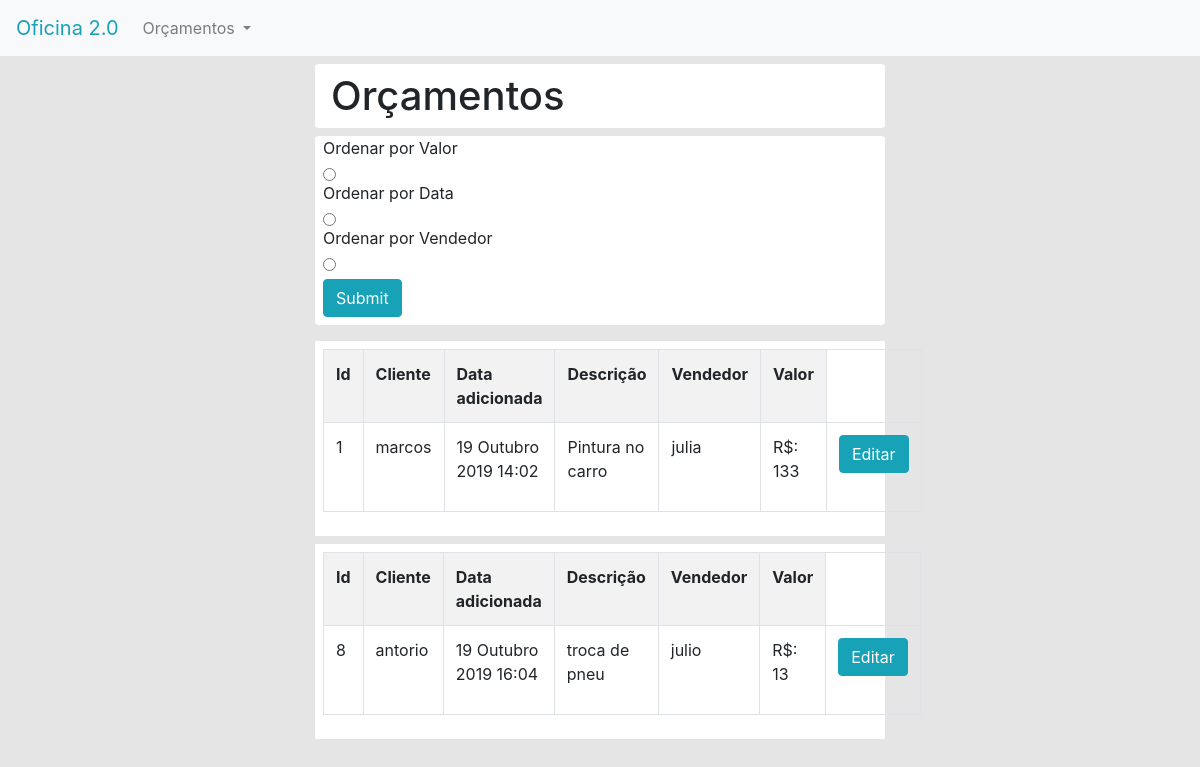
The app's page /orcamentos/, older data.
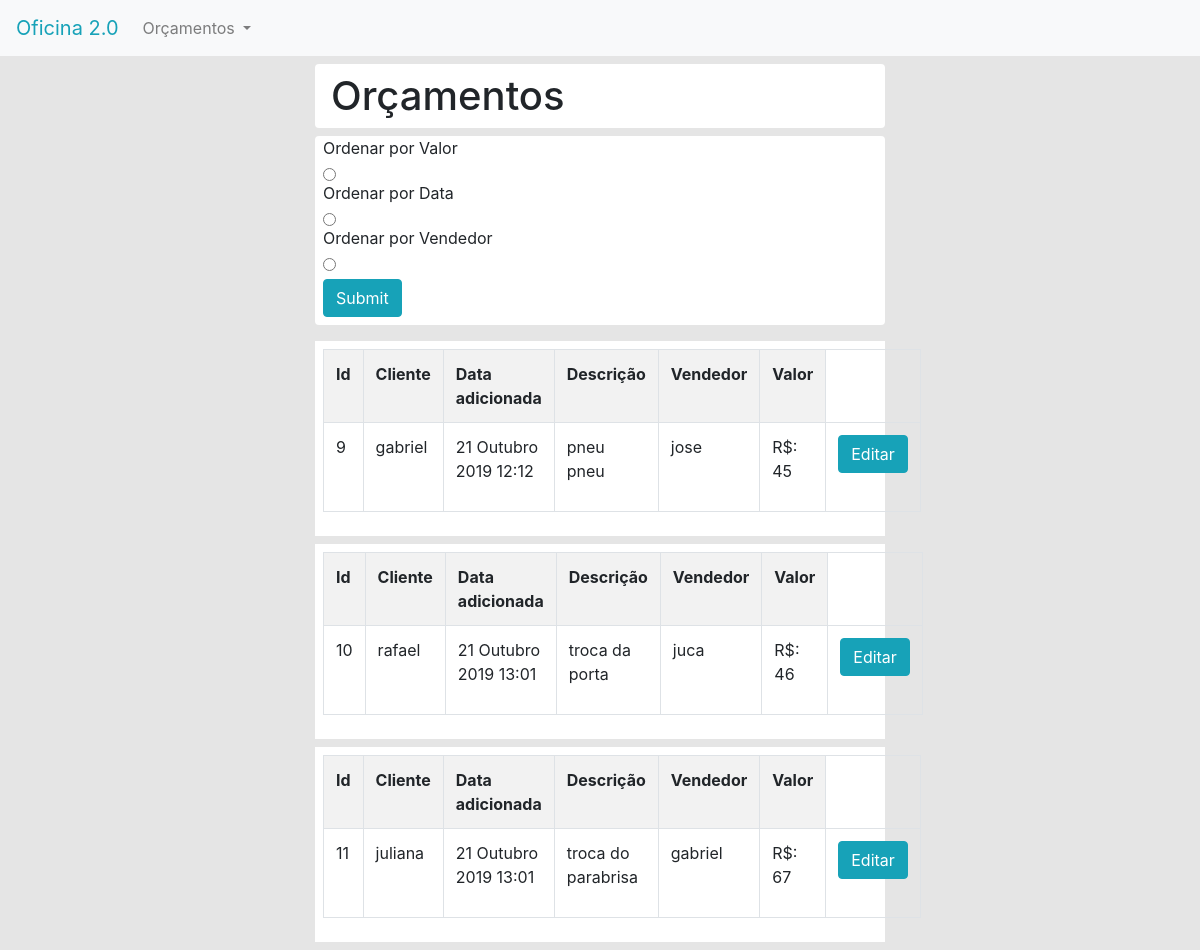
The same page, newer data.
### oficina2/models.py (models this page shows, shortened)
class Orcamento(models.Model):
    id = models.IntegerField(primary_key=True)
    cliente = models.CharField(max_length=50)
    datahora = models.DateTimeField()
    descricao = models.TextField()
    valor = models.FloatField()
    vendedor = models.CharField(max_length=50)

### oficina2/views.py (the view)
# urls.py: path('orcamentos/',views.orcamentos,name='orcamentos'),
def orcamentos(request):
    if request.method == 'GET':
        orcamentos = Orcamento.objects.all()
        return render(request,'oficina2/orcamentos.html',{'orcamentos':orcamentos})
    else:
        tipo = request.POST['tipo']
        orcamentos = Orcamento.objects.all().order_by(tipo)
        return render(request, 'oficina2/orcamentos.html', {'orcamentos': orcamentos})

### oficina2/templates/oficina2/orcamentos.html (shortened to what this page needs)
{% extends 'oficina2/base.html' %}
{% block content %}
<div class="col-md-6 mx-md-auto col-sm-12">
<div class="bg-white rounded pl-2">
	<h1 class="py-2 my-2 pl-2">Orçamentos</h1>
</div>
<div class="bg-white rounded pl-2">
	<form class="form-group" method="post" action="{% url 'orcamentos' %}">
		<label for="inp-val">Ordenar por Valor</label>
		<input class="d-block" id="inp-val" type="radio" name='tipo' value="valor">
		<label for="inp-dat" >Ordenar por Data</label>
		<input class="d-block" id="inp-dat" name='tipo' type="radio" value="datahora">
		<label for="inp-vend">Ordenar por Vendedor</label>
		<input class="d-block" id="inp-vend" name="tipo" type="radio" value="vendedor">
		<input class="btn btn-info my-2" type="submit">
	</form>
</div>
{% for orcamento in orcamentos %}
	<div class="bg-white p-2 my-2">
    <table class="table table-striped table-bordered rounded">
    <tr>
        <th>Id</th>
        <th>Cliente</th>
        <th>Data adicionada</th>
        <th>Descrição</th>
        <th>Vendedor</th>
        <th>Valor</th>
    </tr>
    <tr>
        <td><p>{{ orcamento.id }}</p></td>
        <td><p>{{ orcamento.cliente }}</p></td>
        <td><p>{{ orcamento.datahora|date:'d F Y G:h' }}</p></td>
        <td><p>{{ orcamento.descricao }}</p></td>
        <td><p>{{ orcamento.vendedor }}</p></td>
        <td><p>R$: {{ orcamento.valor }}</p></td>
		<td><a class="btn btn-info" href="{% url 'edit_orcamento' orcamento.id %}">Editar</a></td>
    </tr>
    </table>
	</div>
{% endfor %}
</div>
{% endblock content %}

### oficina2/templates/oficina2/base.html (shortened to what this page needs)
{% load bootstrap4 %}
<!doctype html>
<html lang="pt-br">
<head>
<link rel="stylesheet" href="https://stackpath.bootstrapcdn.com/bootstrap/4.1.3/css/bootstrap.min.css">
</head>
<body style="background-color:rgba(1,1,1,.1)">
<nav class="navbar navbar-expand-lg navbar-light bg-light">
  <a class="navbar-brand text-info" href="{% url 'index' %}">Oficina 2.0</a>
  <div class="collapse navbar-collapse" id="textoNavbar">
    <ul class="navbar-nav mr-auto">
	  <li class="nav-item dropdown">
        <a class="nav-link dropdown-toggle" href="#" id="navbarDropdown" role="button" data-toggle="dropdown" aria-haspopup="true" aria-expanded="false">
          Orçamentos
        </a>
      </li>
    </ul>
  </div>
</nav>
{% block content %}
{% endblock content %}
</body>
</html>

Row changes from the older to the newer data that the page shows:
removed Orcamento: id "1", cliente "marcos", datahora "19 Outubro 2019 14:02", descricao "Pintura no carro", vendedor "julia", valor "133"
removed Orcamento: id "8", cliente "antorio", datahora "19 Outubro 2019 16:04", descricao "troca de pneu", vendedor "julio", valor "13"
added Orcamento: id "9", cliente "gabriel", datahora "21 Outubro 2019 12:12", descricao "pneu pneu", vendedor "jose", valor "45"
added Orcamento: id "10", cliente "rafael", datahora "21 Outubro 2019 13:01", descricao "troca da porta", vendedor "juca", valor "46"
added Orcamento: id "11", cliente "juliana", datahora "21 Outubro 2019 13:01", descricao "troca do parabrisa", vendedor "gabriel", valor "67"
